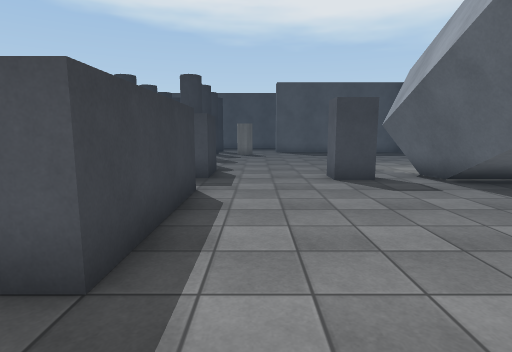
[1] (above)

21 first-person views from a walk through a 3-D level made in the Unity game engine. The camera is 1.4 m above the floor, tilts 8° down and sees 80° across. The floor is counted in squares, 1 m on a side. Each view is taken from the middle of a square. On the plan, view 1 faces up. The plan holds only what a view shows up to about 14 squares ahead; the rest is blank. The place goes on beyond the plan. The player is left out. Surface patterns are stand-ins for the level's own textures.

[2]
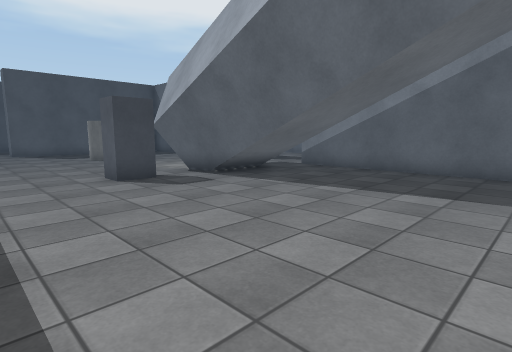

[3]
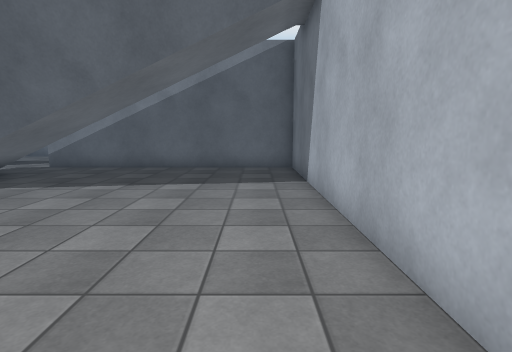

[4]
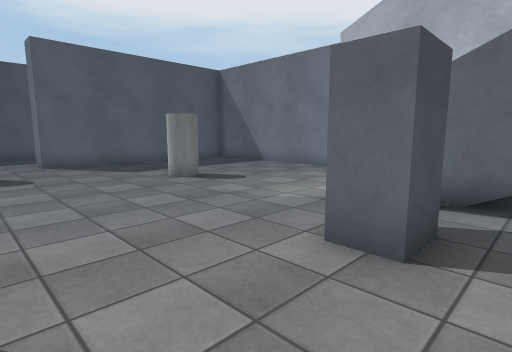

[5]
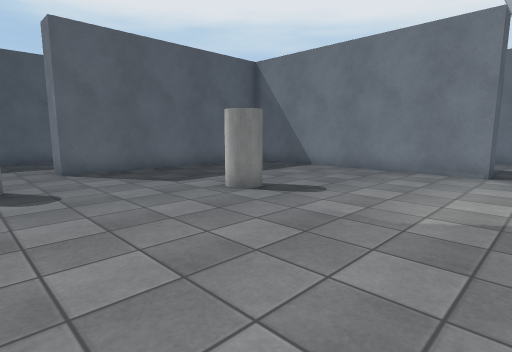

[6]
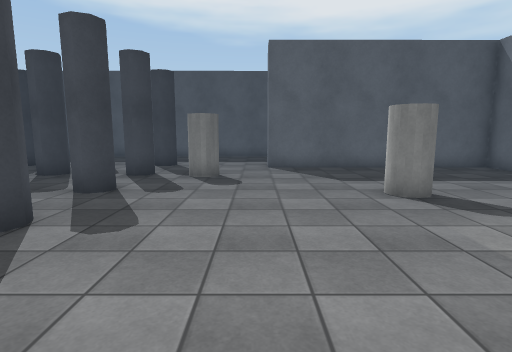

[7]
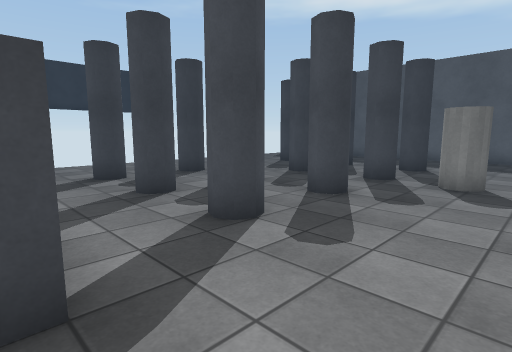

[8]
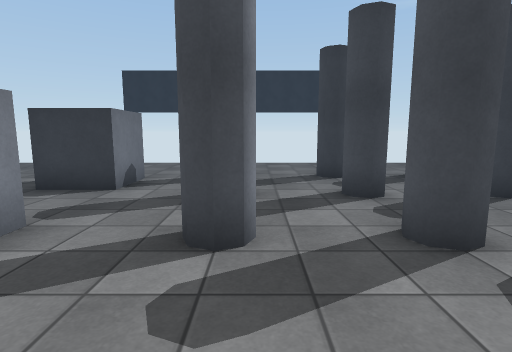

[9]
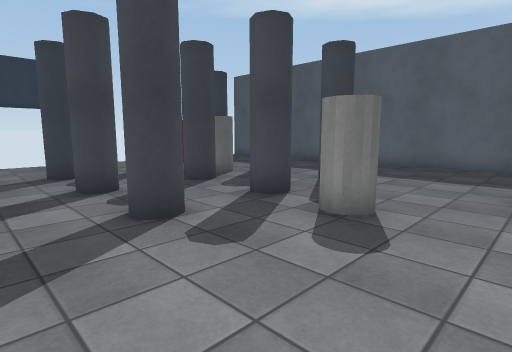

[10]
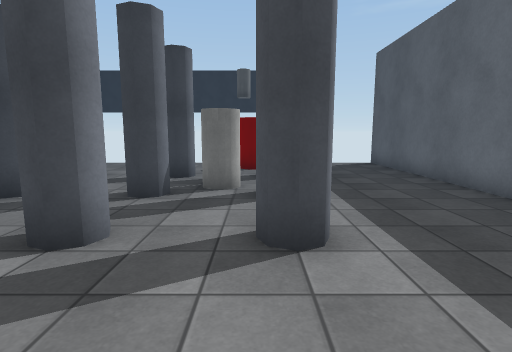

[11]
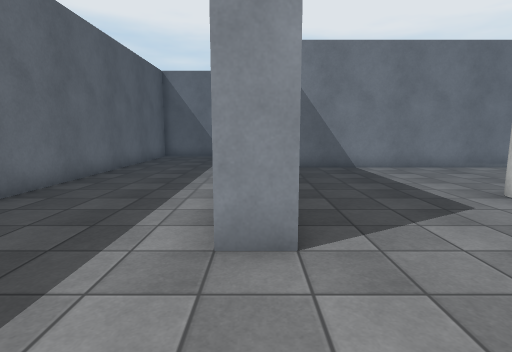

[12]
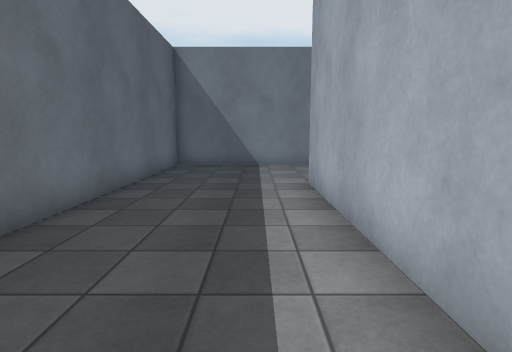

[13]
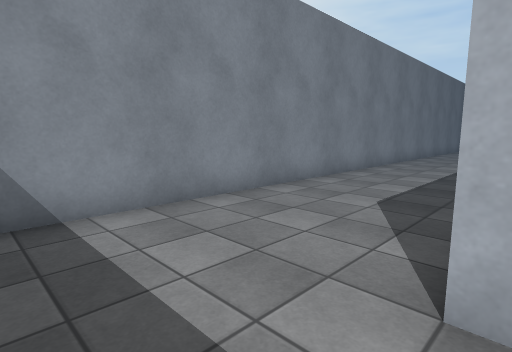

[14]
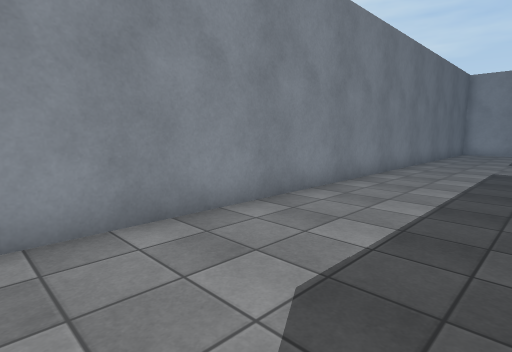

[15]
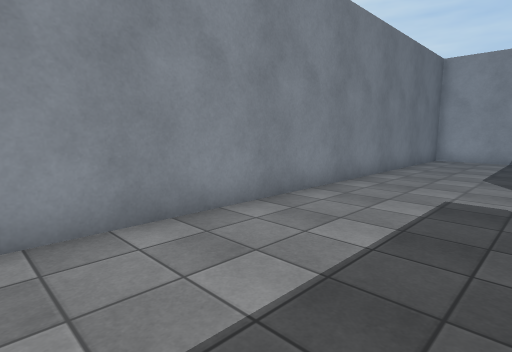

[16]
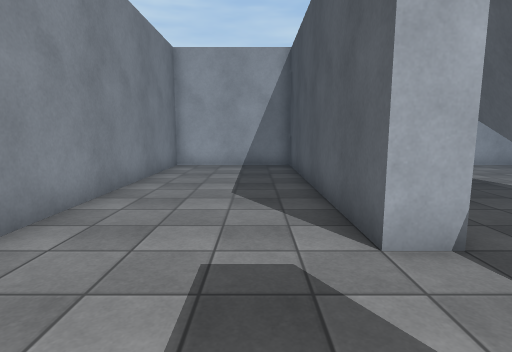

[17]
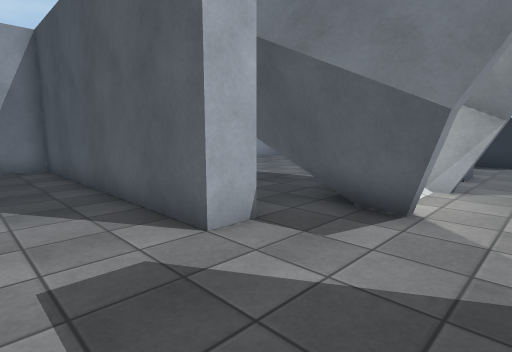

[18]
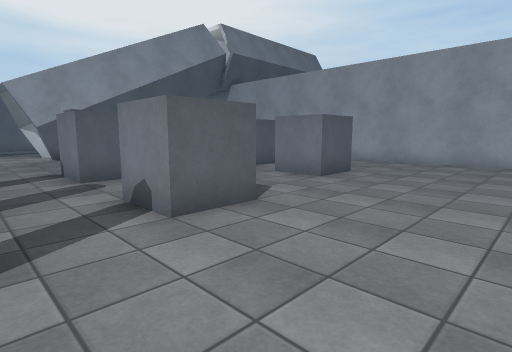

[19]
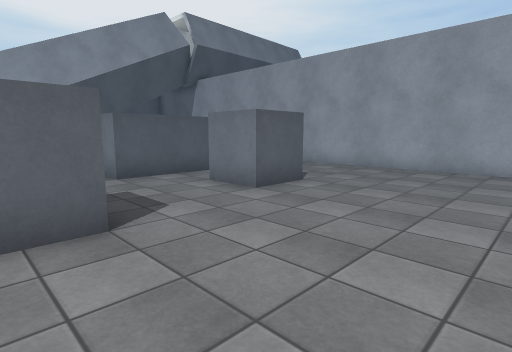

[20]
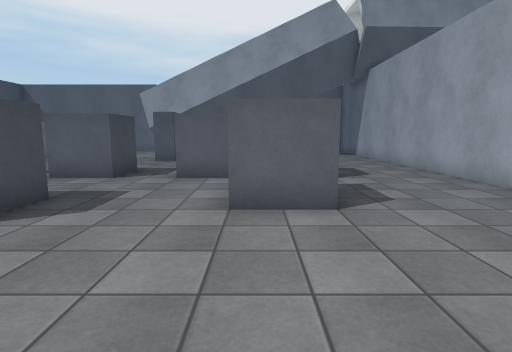

[21]
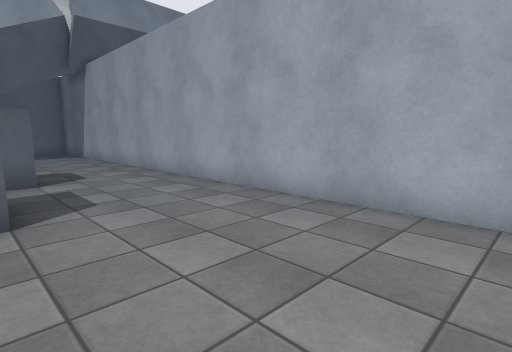

### Floor plan
Key: @ floor where view 1 was taken; # wall or solid block; . floor; / step, stairs or slope; = window, fence, low wall or low ledge; B block; O other object.
Columns run from 13 left of view 1 to 17 right of it. Each row starts with its distance up from view 1.
 29 ################  #############
 28 ..............................#
 27 ..............................#
 26  .............................#
 25      .........................#
 24     #..#..#...................#
 23   O............##########.....#
 22      .O.................#.....#
 21  ...#..#..#.............#.....#
 20  ...........O...........#.....#
 19     ....................#.....#
 18   ..#..#..#.............#.....#
 17 .................OO.....#.....#
 16 ........................#.....#
 15 ....#..#..#.............#.....#
 14 ........................#.....#
 13  .......................#.....#
 12 ..............................#
 11 .....##...##..........#.......#
 10 .....##...##...BB.#=..#.......#
  9 ...............BB.#=//#.......#
  8 ..................#=  #.#.....#
  7 ..........##.......#  #.#.....#
  6 ..........##....... //..#.....#
  5 ......##..##............#.....#
  4 ......#  .##............#.....#
  3  .........##............#.....#
  2 ........................#.....#
  1 ........................#.....#
  0 .............@..........#.....#
 -1 ........................#.....#
 -2 ###############################

Positions as (right, up) in squares from view 1, and headings:
1: (0, 0), facing up
2: (-1, 0), facing up-right
3: (-2, 0), facing right
4: (-1, 8), facing up-right
5: (-1, 11), facing up-right
6: (1, 10), facing up
7: (1, 11), facing up-left
8: (1, 15), facing left
9: (2, 15), facing up-left
10: (1, 23), facing left
11: (-2, 23), facing right
12: (3, 25), facing right
13: (11, 26), facing down-right
14: (12, 22), facing down-right
15: (12, 16), facing down-right
16: (13, 12), facing down
17: (14, 12), facing down-left
18: (-13, 14), facing down-right
19: (-13, 11), facing down-right
20: (-13, 5), facing right
21: (-13, 4), facing down-right
